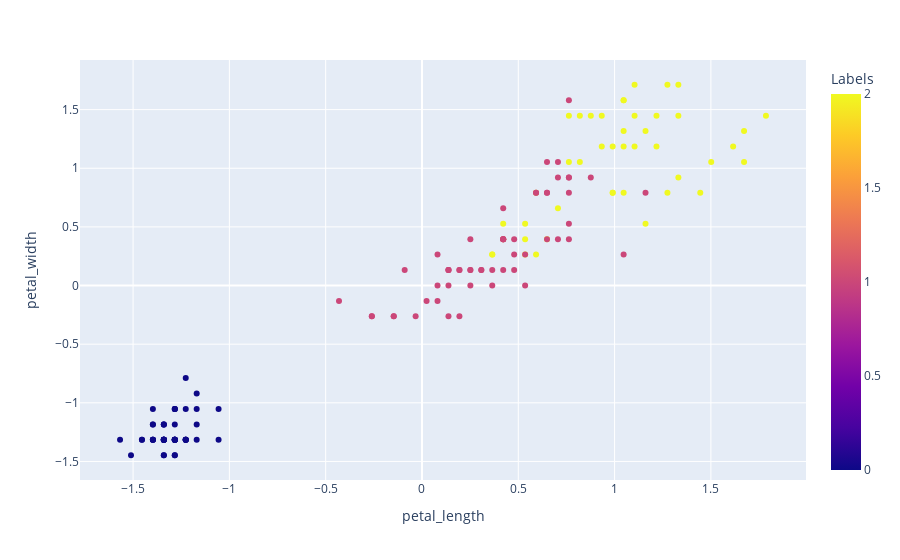

The code cell stored with this chart in its notebook:
### Code cell
px.scatter(X, x = 'petal_length', y = 'petal_width', color =  'Labels')

### Figure 1 — Plotly figure (JSON) as saved in the notebook; plotly's stock layout.template omitted (floating-point values rounded to 4 significant figures; data arrays with more than 128 entries replaced by an {"elided": "..."} marker saying what was removed)
{"data": [{"hovertemplate": "petal_length=%{x}<br>petal_width=%{y}<br>Labels=%{marker.color}<extra></extra>", "legendgroup": "", "marker": {"color": {"elided": "150 int values"}, "coloraxis": "coloraxis", "symbol": "circle"}, "mode": "markers", "name": "", "orientation": "v", "showlegend": false, "type": "scatter", "x": {"elided": "150 float values"}, "xaxis": "x", "y": {"elided": "150 float values"}, "yaxis": "y"}], "layout": {"autosize": true, "coloraxis": {"colorbar": {"title": {"text": "Labels"}}, "colorscale": [[0, "#0d0887"], [0.1111, "#46039f"], [0.2222, "#7201a8"], [0.3333, "#9c179e"], [0.4444, "#bd3786"], [0.5556, "#d8576b"], [0.6667, "#ed7953"], [0.7778, "#fb9f3a"], [0.8889, "#fdca26"], [1, "#f0f921"]]}, "legend": {"tracegroupgap": 0}, "margin": {"t": 60}, "xaxis": {"anchor": "y", "autorange": true, "domain": [0, 1], "range": [-1.771, 1.989], "title": {"text": "petal_length"}, "type": "linear"}, "yaxis": {"anchor": "x", "autorange": true, "domain": [0, 1], "range": [-1.692, 1.957], "title": {"text": "petal_width"}, "type": "linear"}}}
